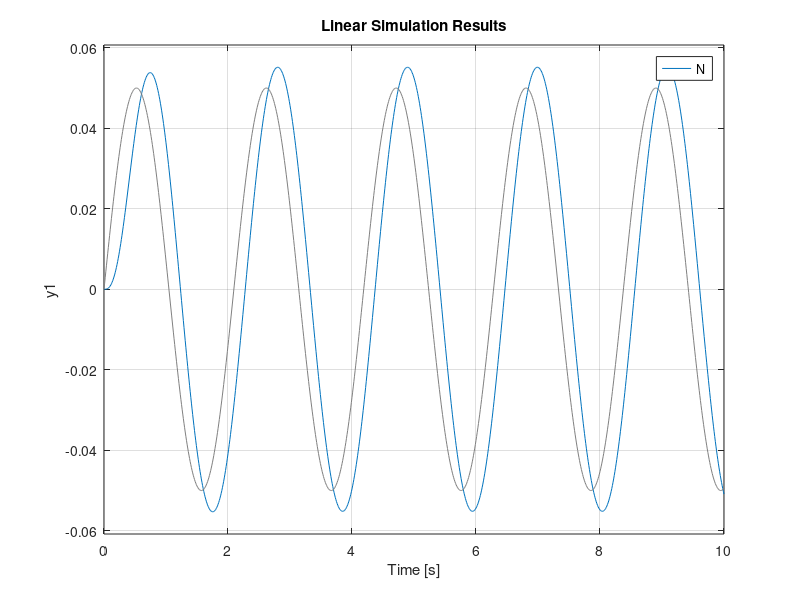
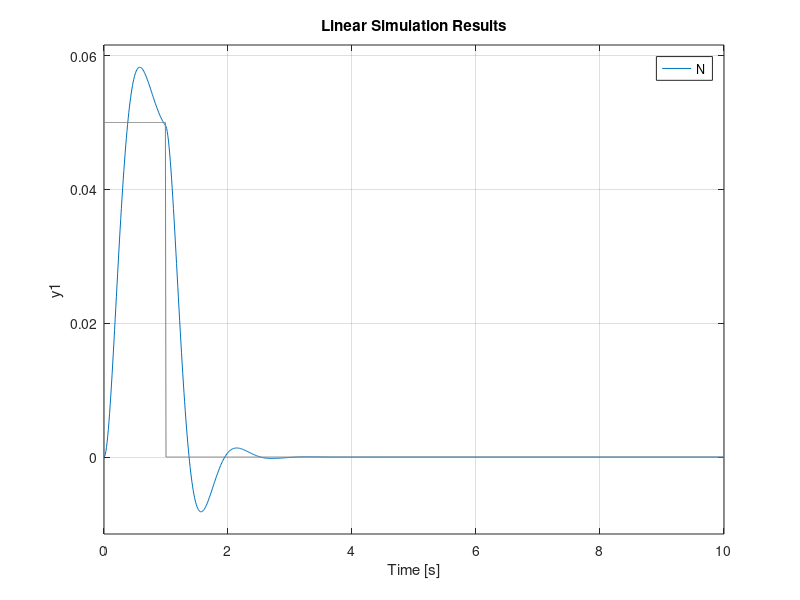
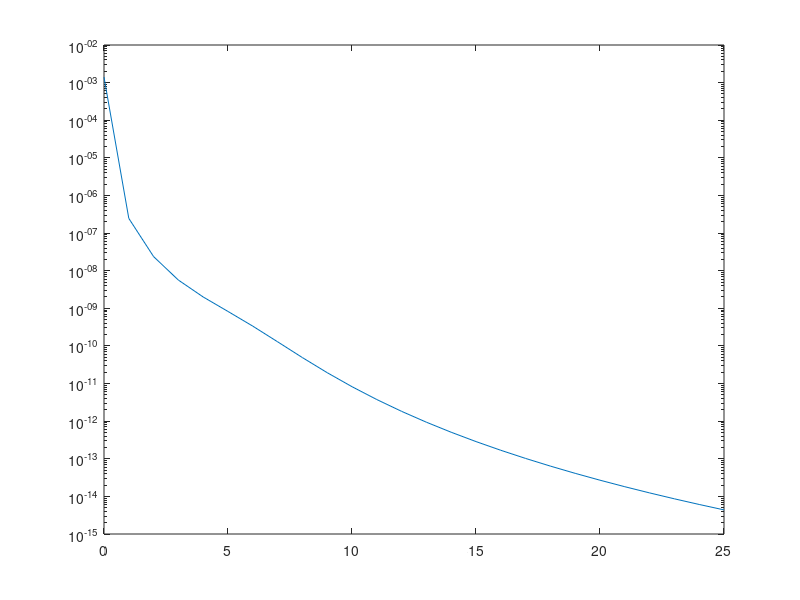
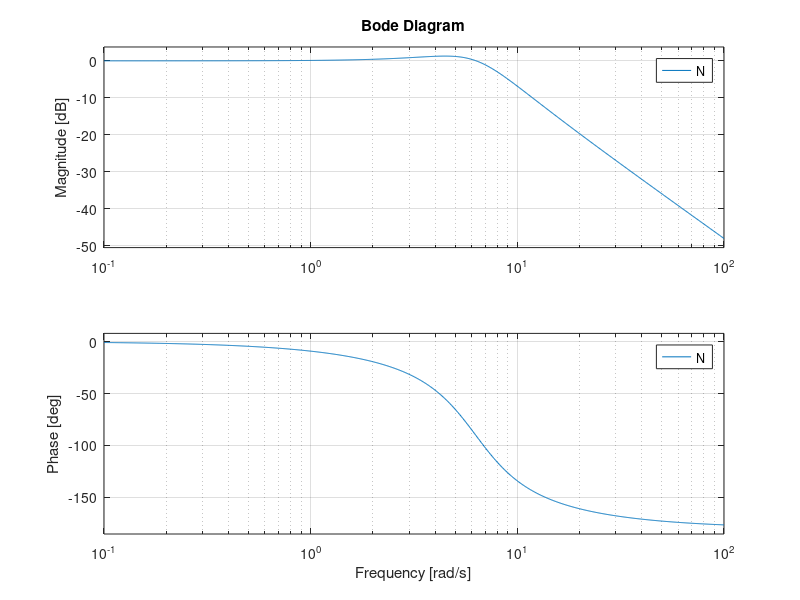

Here is the MATLAB script that generated these plots, in order:
clc;
clear all;
% close all;


coeff = 0;
m_p = 0.16; %kg
c_p = 0.4; %Ns/m
k_p = 6.32; %N/m
w_n = sqrt(k_p/m_p);
zeta= c_p/(2*sqrt(k_p*m_p));
% T=2*zeta*w_n*m_p;
% for T = 2:0.01:3;
T= 1; %optimised T

coeff=coeff +1;    

% G = tf([0,0,k_p],[m_p,d_d,k_p+d_p]);
N = tf([0,0,k_p],[m_p,T,k_p]);
figure(4)
bode(N);

% hold on;
%% sine excitation
t = 0:0.01:10;
excitation_sin = 0.05*sin(3*t);

% figure()
% plot(t,excitation_sin)

 figure(1)
lsim(N,excitation_sin,t) % sine excitation
hold on;
 %% Impulse
stepinput = 0.05*ones([1 length(t)]);
for i = 101:length(t)
   stepinput(i) = 0; 
end

figure(2)
lsim(N,stepinput,t) % impulse excitation
hold on;
 %%PSD
w = 0:25;
PSD = (4.028e-7)./((2.88e-4)+(0.68*w.^2)+w.^4);
Hfreqdomain = freqresp(N,w);
N = abs(Hfreqdomain(:))';
PSD = N.^2.*PSD;

figure(3)
semilogy(w,PSD)
hold on
% 
%  zeta_calc(coeff) = T/(2*w_n*m_p);
%  w_calc(coeff) = T/(2*zeta_calc(coeff)*m_p);
% % utsav(1,coeff)=T;
% %  end
% % end
